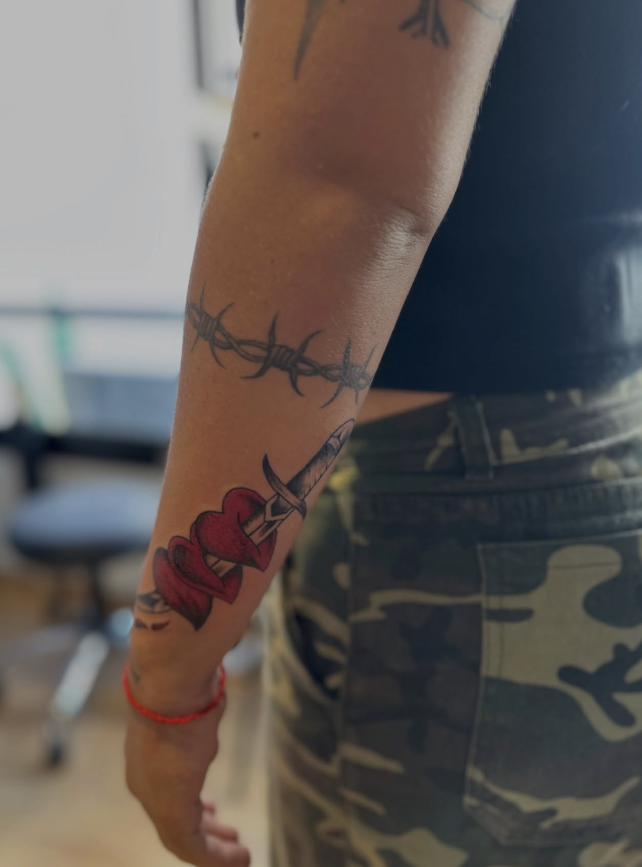
#> input picture tatuajes/portfolio/alambre-daga-corazon.jpg, 1284 x 1733 px, found by its file name (shown at 1/2 size); its folder holds only this picture in this run
$ python optimize_images.py
#> lines starting #> are read from the running program, lines starting #| are printed output that depends on the picture
"""Pre-generate responsive WebP variants for next/image (the site is a static export, so there is no image server).

Run after adding or changing images in public/:  python3 tools/optimize_images.py
Writes public/_img/<same path>-<width>.webp and src/lib/imageManifest.json.
"""
import json, os
from PIL import Image

ROOT = os.path.join(os.path.dirname(__file__), '..')
PUBLIC = os.path.join(ROOT, 'public')
OUT = os.path.join(PUBLIC, '_img')
WIDTHS = [320, 480, 640, 828, 1080, 1284]
SOURCES = ['portfolio', 'flash', 'brand', 'briza-portrait.jpg', 'briza-tatuando.jpg', 'briza-recorte.png', 'briza-hero.png']

manifest = {}
for src in SOURCES:
    base = os.path.join(PUBLIC, src)
    files = [base] if os.path.isfile(base) else [os.path.join(base, f) for f in sorted(os.listdir(base))]
    for path in files:
        if not path.lower().endswith(('.jpg', '.jpeg', '.png')) or '/_img/' in path:
            continue
        # flash PNGs: only the cut-paper versions are shown; the originals are sources for them
        if '/flash/' in path.replace(os.sep, '/') and path.endswith('.png') and not path.endswith('-paper.png'):
            continue
        rel = os.path.relpath(path, PUBLIC).replace(os.sep, '/')
        im = Image.open(path)
#> im is the input picture: PIL image 1284x1733 RGB; mean R, G, B 95.5, 88.7, 85.7
        alpha = im.mode in ('RGBA', 'LA', 'P')
#> alpha = False
        im = im.convert('RGBA' if alpha else 'RGB')
        widths = [w for w in WIDTHS if w < im.width] + [im.width]
#> widths = [320, 480, 640, 828, 1080, 1284]
        stem = os.path.splitext(rel)[0]
        for w in widths:
            out = os.path.join(OUT, f'{stem}-{w}.webp')
            os.makedirs(os.path.dirname(out), exist_ok=True)
            h = round(im.height * w / im.width)
            im.resize((w, h), Image.LANCZOS).save(out, 'WEBP', quality=80 if not alpha else 85, method=6)
#> this loop made 6 passes
#> pass 1, `im.resize((w, h), Image.LANCZOS).save(out, 'WEBP', quality=80 if not a..`:
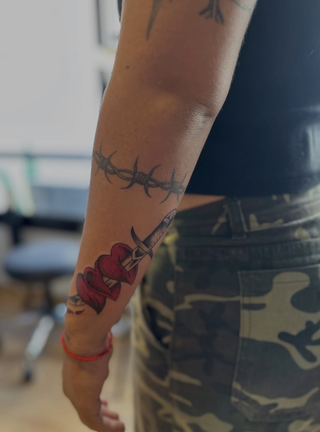
#> saved as alambre-daga-corazon-320.webp: PIL image 320x432 RGB; mean R, G, B 95.5, 88.7, 85.7
#> (the run stopped early here; a loop or call above may not have finished)
